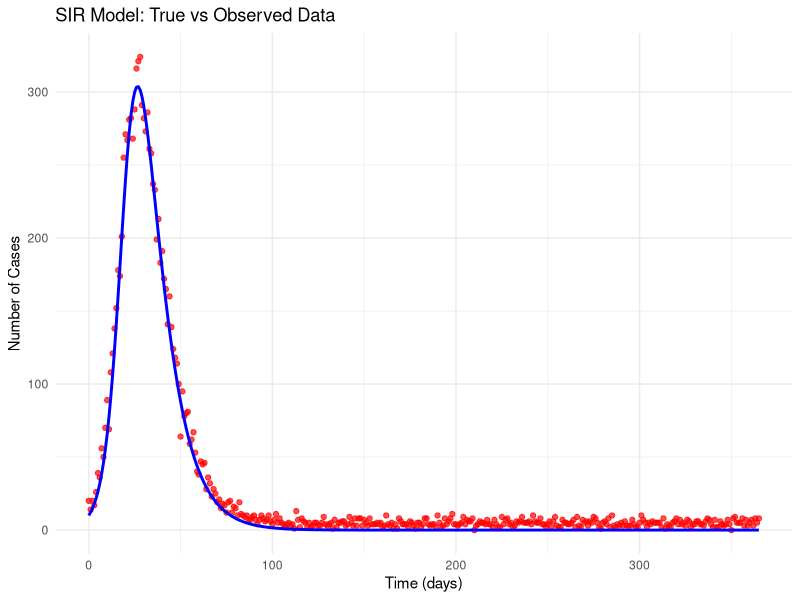

The R script that drew this image:
## ---- chunk 1
# Load required packages
library(deSolve)
library(ggplot2)

# Define SIR model
sir_model <- function(t, y, params) {
  with(as.list(c(y, params)), {
    dS <- -beta * S * I
    dI <- beta * S * I - gamma * I
    dR <- gamma * I
    list(c(dS, dI, dR))
  })
}

# Generate synthetic data
set.seed(42)
true_params <- c(beta = 0.3, gamma = 0.1)
init_conds <- c(S = 0.99, I = 0.01, R = 0)
times <- seq(0, 365, by = 1)

# Simulate true model
out <- ode(y = init_conds, times = times, func = sir_model, parms = true_params)
true_cases <- out[,"I"] * 1000  # Scale to cases

# Add noise
observed_cases <- rpois(length(times), true_cases + 5)

# Plot
plot_data <- data.frame(
  time = times,
  observed = observed_cases,
  true_model = true_cases
)

ggplot(plot_data, aes(x = time)) +
  geom_point(aes(y = observed), color = "red", alpha = 0.7) +
  geom_line(aes(y = true_model), color = "blue", linewidth = 1) +
  labs(x = "Time (days)", y = "Number of Cases",
       title = "SIR Model: True vs Observed Data") +
  theme_minimal()
## ---- chunk 2
#| code-line-numbers: "1-2|3-12|14-15|16-19|1-15"
# Define objective function
sse_function <- function(params, data) {
  beta <- params[1]
  gamma <- params[2]
  
  # Simulate model
  out <- ode(
    y = init_conds,
    times = data$time,
    func = sir_model,
    parms = c(beta = beta, gamma = gamma)
  )
  
  #  Extract and rescale the predicted cases
  predicted <- out[, "I"] * 1000
  # Calculate sum of squared errors
  sse <- sum((data$observed - predicted)^2)
  
  return(sse)
}
## ---- chunk 3
#| code-line-numbers: "1-2|4-8|6|7|4-7" 
# Prepare data
data <- data.frame(time = times, observed = observed_cases)

# Test different parameter values
test_params <- expand.grid(
  beta = seq(0.1, 0.5, length.out = 10),
  gamma = seq(0.05, 0.2, length.out = 10)
)
## ---- chunk 4
#| code-line-numbers: "1-2|3|4-7|8|1-7"
# Calculate SSE for each combination
for (i in 1:nrow(test_params)) {
  test_params$sse[i] <- sse_function(
    c(
      test_params[i, 1],
      test_params[i, 2]
    ),
    data
  )
}
## ---- chunk 5
#| code-line-numbers: "1-2|3|4-7|1-7"
# Find minimum
best_idx <- which.min(test_params$sse)
best_params <- test_params[best_idx, ]
cat("True parameters: Beta =", true_params[1], ", Gamma =", true_params[2])
cat("Best fit parameters: Beta =", round(best_params$beta, 3), ", Gamma =", round(best_params$gamma, 3), "\n")
